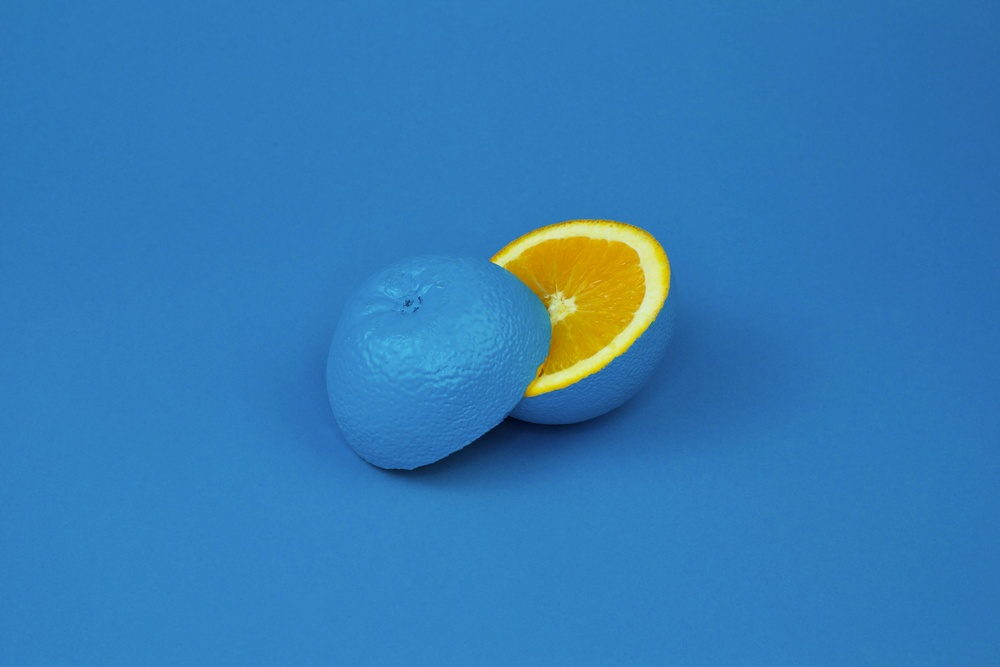
#> input picture openCv/image.jpg, 1000 x 667 px, shrunk from 3000 x 2000 before the run, found by its file name
$ python cropped.py
#> lines starting #> are read from the running program, lines starting #| are printed output that depends on the picture
import cv2


image =cv2.imread('openCv\image.jpg')
#> image is the input picture: shape (667, 1000, 3); mean B, G, R 182.4, 123.3, 51.2
if image is not None:

    cropped_image = image[50:200, 100:300]  # Crop the image (y1:y2, x1:x2)
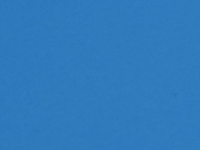
#> cropped_image: shape (150, 200, 3); mean B, G, R 188.2, 122.6, 47.6
    cv2.imshow('original Image', image)  # Display the original image in a window
    cv2.imshow('Cropped Image', cropped_image)  # Display the cropped image in a window
    cv2.waitKey(0)  # Wait for a key press to close the window
    cv2.destroyAllWindows()  # Close all OpenCV windows
else:
    print("Error: Could not read the image.")
